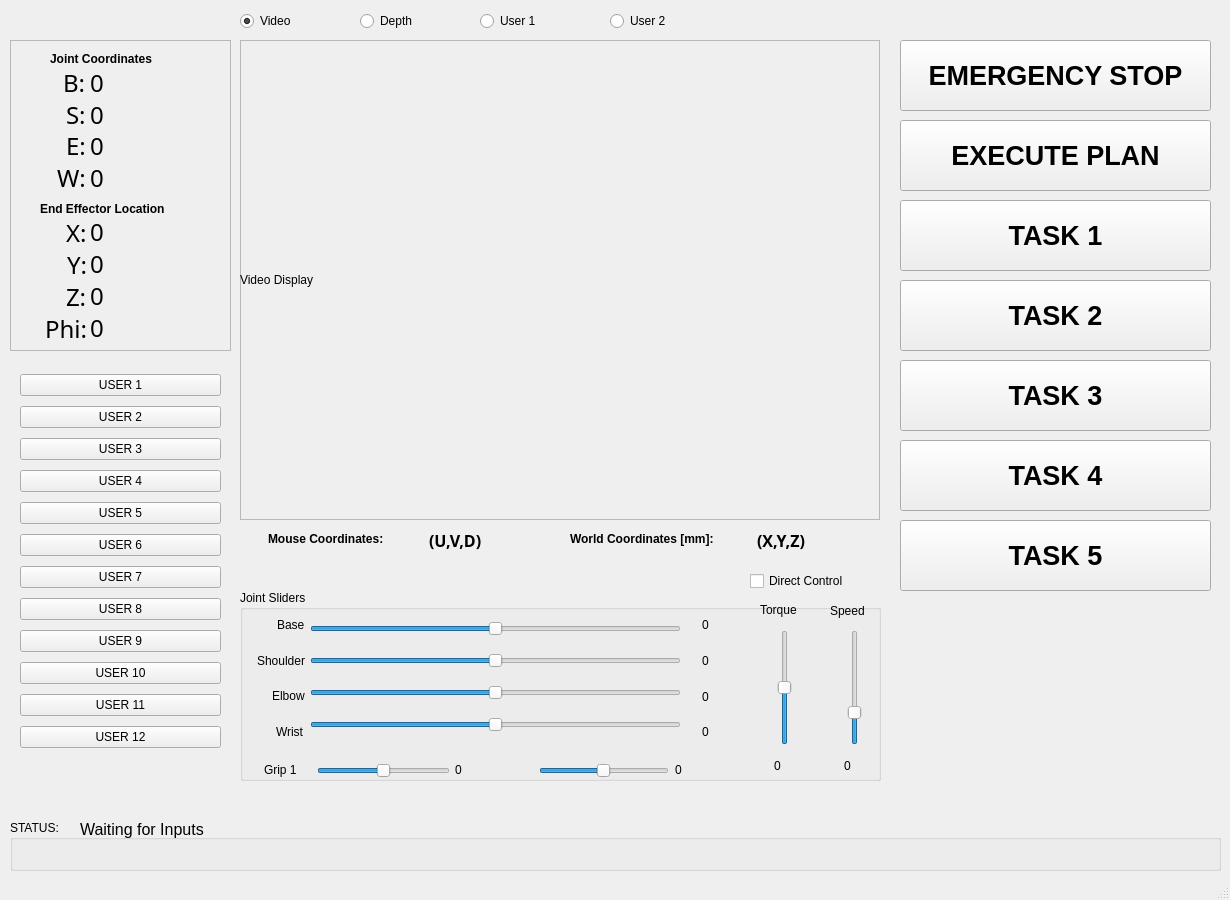
<?xml version="1.0" encoding="UTF-8"?>
<ui version="4.0">
 <class>MainWindow</class>
 <widget class="QMainWindow" name="MainWindow">
  <property name="geometry">
   <rect>
    <x>0</x>
    <y>0</y>
    <width>1230</width>
    <height>900</height>
   </rect>
  </property>
  <property name="windowTitle">
   <string>MainWindow</string>
  </property>
  <widget class="QWidget" name="centralwidget">
   <widget class="QFrame" name="kinectFrame">
    <property name="geometry">
     <rect>
      <x>240</x>
      <y>40</y>
      <width>640</width>
      <height>480</height>
     </rect>
    </property>
    <property name="frameShape">
     <enum>QFrame::StyledPanel</enum>
    </property>
    <property name="frameShadow">
     <enum>QFrame::Raised</enum>
    </property>
    <widget class="QLabel" name="videoDisplay">
     <property name="geometry">
      <rect>
       <x>0</x>
       <y>0</y>
       <width>640</width>
       <height>480</height>
      </rect>
     </property>
     <property name="text">
      <string>Video Display</string>
     </property>
    </widget>
   </widget>
   <widget class="QFrame" name="OutputFrame">
    <property name="geometry">
     <rect>
      <x>10</x>
      <y>40</y>
      <width>221</width>
      <height>311</height>
     </rect>
    </property>
    <property name="frameShape">
     <enum>QFrame::StyledPanel</enum>
    </property>
    <property name="frameShadow">
     <enum>QFrame::Raised</enum>
    </property>
    <widget class="QLabel" name="JointCoordLabel">
     <property name="geometry">
      <rect>
       <x>40</x>
       <y>10</y>
       <width>141</width>
       <height>17</height>
      </rect>
     </property>
     <property name="font">
      <font>
       <weight>75</weight>
       <bold>true</bold>
      </font>
     </property>
     <property name="text">
      <string>Joint Coordinates</string>
     </property>
    </widget>
    <widget class="QLabel" name="WorldCoordLabel">
     <property name="geometry">
      <rect>
       <x>30</x>
       <y>160</y>
       <width>161</width>
       <height>17</height>
      </rect>
     </property>
     <property name="font">
      <font>
       <weight>75</weight>
       <bold>true</bold>
      </font>
     </property>
     <property name="text">
      <string>End Effector Location</string>
     </property>
    </widget>
    <widget class="QWidget" name="layoutWidget_2">
     <property name="geometry">
      <rect>
       <x>80</x>
       <y>30</y>
       <width>131</width>
       <height>120</height>
      </rect>
     </property>
     <layout class="QVBoxLayout" name="verticalLayout_8">
      <item alignment="Qt::AlignLeft">
       <widget class="QLabel" name="rdoutBaseJC">
        <property name="font">
         <font>
          <family>Ubuntu Mono</family>
          <pointsize>18</pointsize>
         </font>
        </property>
        <property name="text">
         <string>0</string>
        </property>
       </widget>
      </item>
      <item alignment="Qt::AlignLeft">
       <widget class="QLabel" name="rdoutShoulderJC">
        <property name="font">
         <font>
          <family>Ubuntu Mono</family>
          <pointsize>18</pointsize>
         </font>
        </property>
        <property name="text">
         <string>0</string>
        </property>
       </widget>
      </item>
      <item alignment="Qt::AlignLeft">
       <widget class="QLabel" name="rdoutElbowJC">
        <property name="font">
         <font>
          <family>Ubuntu Mono</family>
          <pointsize>18</pointsize>
         </font>
        </property>
        <property name="text">
         <string>0</string>
        </property>
       </widget>
      </item>
      <item alignment="Qt::AlignLeft">
       <widget class="QLabel" name="rdoutWristJC">
        <property name="font">
         <font>
          <family>Ubuntu Mono</family>
          <pointsize>18</pointsize>
         </font>
        </property>
        <property name="text">
         <string>0</string>
        </property>
       </widget>
      </item>
     </layout>
    </widget>
    <widget class="QWidget" name="layoutWidget_3">
     <property name="geometry">
      <rect>
       <x>10</x>
       <y>30</y>
       <width>66</width>
       <height>120</height>
      </rect>
     </property>
     <layout class="QVBoxLayout" name="verticalLayout_9">
      <item alignment="Qt::AlignRight">
       <widget class="QLabel" name="BLabel">
        <property name="font">
         <font>
          <family>Ubuntu Mono</family>
          <pointsize>18</pointsize>
         </font>
        </property>
        <property name="text">
         <string>B:</string>
        </property>
       </widget>
      </item>
      <item alignment="Qt::AlignRight">
       <widget class="QLabel" name="SLabel">
        <property name="font">
         <font>
          <family>Ubuntu Mono</family>
          <pointsize>18</pointsize>
         </font>
        </property>
        <property name="text">
         <string>S:</string>
        </property>
       </widget>
      </item>
      <item alignment="Qt::AlignRight">
       <widget class="QLabel" name="ELabel">
        <property name="font">
         <font>
          <family>Ubuntu Mono</family>
          <pointsize>18</pointsize>
         </font>
        </property>
        <property name="text">
         <string>E:</string>
        </property>
       </widget>
      </item>
      <item alignment="Qt::AlignRight">
       <widget class="QLabel" name="WLabel">
        <property name="font">
         <font>
          <family>Ubuntu Mono</family>
          <pointsize>18</pointsize>
         </font>
        </property>
        <property name="text">
         <string>W:</string>
        </property>
       </widget>
      </item>
     </layout>
    </widget>
    <widget class="QWidget" name="layoutWidget_4">
     <property name="geometry">
      <rect>
       <x>80</x>
       <y>179</y>
       <width>131</width>
       <height>121</height>
      </rect>
     </property>
     <layout class="QVBoxLayout" name="verticalLayout_12">
      <item alignment="Qt::AlignLeft">
       <widget class="QLabel" name="rdoutX">
        <property name="font">
         <font>
          <family>Ubuntu Mono</family>
          <pointsize>18</pointsize>
         </font>
        </property>
        <property name="text">
         <string>0</string>
        </property>
       </widget>
      </item>
      <item alignment="Qt::AlignLeft">
       <widget class="QLabel" name="rdoutY">
        <property name="font">
         <font>
          <family>Ubuntu Mono</family>
          <pointsize>18</pointsize>
         </font>
        </property>
        <property name="text">
         <string>0</string>
        </property>
       </widget>
      </item>
      <item alignment="Qt::AlignLeft">
       <widget class="QLabel" name="rdoutZ">
        <property name="font">
         <font>
          <family>Ubuntu Mono</family>
          <pointsize>18</pointsize>
         </font>
        </property>
        <property name="text">
         <string>0</string>
        </property>
       </widget>
      </item>
      <item alignment="Qt::AlignLeft">
       <widget class="QLabel" name="rdoutT">
        <property name="font">
         <font>
          <family>Ubuntu Mono</family>
          <pointsize>18</pointsize>
         </font>
        </property>
        <property name="text">
         <string>0</string>
        </property>
       </widget>
      </item>
     </layout>
    </widget>
    <widget class="QWidget" name="layoutWidget_5">
     <property name="geometry">
      <rect>
       <x>11</x>
       <y>180</y>
       <width>66</width>
       <height>121</height>
      </rect>
     </property>
     <layout class="QVBoxLayout" name="verticalLayout_13">
      <item alignment="Qt::AlignRight">
       <widget class="QLabel" name="XLabel">
        <property name="font">
         <font>
          <family>Ubuntu Mono</family>
          <pointsize>18</pointsize>
         </font>
        </property>
        <property name="text">
         <string>X:</string>
        </property>
       </widget>
      </item>
      <item alignment="Qt::AlignRight">
       <widget class="QLabel" name="YLabel">
        <property name="font">
         <font>
          <family>Ubuntu Mono</family>
          <pointsize>18</pointsize>
         </font>
        </property>
        <property name="text">
         <string>Y:</string>
        </property>
       </widget>
      </item>
      <item alignment="Qt::AlignRight">
       <widget class="QLabel" name="ZLabel">
        <property name="font">
         <font>
          <family>Ubuntu Mono</family>
          <pointsize>18</pointsize>
         </font>
        </property>
        <property name="text">
         <string>Z:</string>
        </property>
       </widget>
      </item>
      <item alignment="Qt::AlignRight">
       <widget class="QLabel" name="TLabel">
        <property name="enabled">
         <bool>true</bool>
        </property>
        <property name="font">
         <font>
          <family>Ubuntu Mono</family>
          <pointsize>18</pointsize>
         </font>
        </property>
        <property name="text">
         <string>Phi:</string>
        </property>
       </widget>
      </item>
     </layout>
    </widget>
   </widget>
   <widget class="QPushButton" name="btn_estop">
    <property name="geometry">
     <rect>
      <x>900</x>
      <y>40</y>
      <width>311</width>
      <height>71</height>
     </rect>
    </property>
    <property name="font">
     <font>
      <pointsize>20</pointsize>
      <weight>75</weight>
      <bold>true</bold>
     </font>
    </property>
    <property name="text">
     <string>EMERGENCY STOP</string>
    </property>
   </widget>
   <widget class="QPushButton" name="btn_exec">
    <property name="geometry">
     <rect>
      <x>900</x>
      <y>120</y>
      <width>311</width>
      <height>71</height>
     </rect>
    </property>
    <property name="font">
     <font>
      <pointsize>20</pointsize>
      <weight>75</weight>
      <bold>true</bold>
     </font>
    </property>
    <property name="text">
     <string>EXECUTE PLAN</string>
    </property>
   </widget>
   <widget class="QRadioButton" name="radioVideo">
    <property name="geometry">
     <rect>
      <x>240</x>
      <y>10</y>
      <width>117</width>
      <height>22</height>
     </rect>
    </property>
    <property name="text">
     <string>Video</string>
    </property>
    <property name="checked">
     <bool>true</bool>
    </property>
    <property name="autoExclusive">
     <bool>true</bool>
    </property>
   </widget>
   <widget class="QRadioButton" name="radioUsr2">
    <property name="geometry">
     <rect>
      <x>610</x>
      <y>10</y>
      <width>117</width>
      <height>22</height>
     </rect>
    </property>
    <property name="text">
     <string>User 2</string>
    </property>
   </widget>
   <widget class="QRadioButton" name="radioDepth">
    <property name="geometry">
     <rect>
      <x>360</x>
      <y>10</y>
      <width>117</width>
      <height>22</height>
     </rect>
    </property>
    <property name="text">
     <string>Depth</string>
    </property>
   </widget>
   <widget class="QRadioButton" name="radioUsr1">
    <property name="geometry">
     <rect>
      <x>480</x>
      <y>10</y>
      <width>117</width>
      <height>22</height>
     </rect>
    </property>
    <property name="text">
     <string>User 1</string>
    </property>
   </widget>
   <widget class="QGroupBox" name="SliderFrame">
    <property name="geometry">
     <rect>
      <x>240</x>
      <y>590</y>
      <width>641</width>
      <height>191</height>
     </rect>
    </property>
    <property name="title">
     <string>Joint Sliders</string>
    </property>
    <widget class="QWidget" name="layoutWidget">
     <property name="geometry">
      <rect>
       <x>0</x>
       <y>20</y>
       <width>65</width>
       <height>136</height>
      </rect>
     </property>
     <layout class="QVBoxLayout" name="verticalLayout">
      <item alignment="Qt::AlignRight">
       <widget class="QLabel" name="BLabelS">
        <property name="text">
         <string>Base</string>
        </property>
       </widget>
      </item>
      <item alignment="Qt::AlignRight">
       <widget class="QLabel" name="SLabelS">
        <property name="text">
         <string>Shoulder</string>
        </property>
       </widget>
      </item>
      <item alignment="Qt::AlignRight">
       <widget class="QLabel" name="ELabelS">
        <property name="text">
         <string>Elbow</string>
        </property>
       </widget>
      </item>
      <item alignment="Qt::AlignRight">
       <widget class="QLabel" name="WLabelS">
        <property name="text">
         <string>Wrist</string>
        </property>
       </widget>
      </item>
     </layout>
    </widget>
    <widget class="QWidget" name="layoutWidget_6">
     <property name="geometry">
      <rect>
       <x>70</x>
       <y>20</y>
       <width>371</width>
       <height>136</height>
      </rect>
     </property>
     <layout class="QVBoxLayout" name="verticalLayout_2">
      <item>
       <widget class="QSlider" name="sldrBase">
        <property name="minimum">
         <number>-179</number>
        </property>
        <property name="maximum">
         <number>180</number>
        </property>
        <property name="orientation">
         <enum>Qt::Horizontal</enum>
        </property>
       </widget>
      </item>
      <item>
       <widget class="QSlider" name="sldrShoulder">
        <property name="minimum">
         <number>-179</number>
        </property>
        <property name="maximum">
         <number>180</number>
        </property>
        <property name="orientation">
         <enum>Qt::Horizontal</enum>
        </property>
       </widget>
      </item>
      <item>
       <widget class="QSlider" name="sldrElbow">
        <property name="minimum">
         <number>-179</number>
        </property>
        <property name="maximum">
         <number>180</number>
        </property>
        <property name="orientation">
         <enum>Qt::Horizontal</enum>
        </property>
       </widget>
      </item>
      <item>
       <widget class="QSlider" name="sldrWrist">
        <property name="minimum">
         <number>-179</number>
        </property>
        <property name="maximum">
         <number>180</number>
        </property>
        <property name="orientation">
         <enum>Qt::Horizontal</enum>
        </property>
       </widget>
      </item>
     </layout>
    </widget>
    <widget class="QWidget" name="layoutWidget_7">
     <property name="geometry">
      <rect>
       <x>462</x>
       <y>20</y>
       <width>51</width>
       <height>137</height>
      </rect>
     </property>
     <layout class="QVBoxLayout" name="verticalLayout_6">
      <item>
       <widget class="QLabel" name="rdoutBase">
        <property name="text">
         <string>0</string>
        </property>
       </widget>
      </item>
      <item>
       <widget class="QLabel" name="rdoutShoulder">
        <property name="text">
         <string>0</string>
        </property>
       </widget>
      </item>
      <item>
       <widget class="QLabel" name="rdoutElbow">
        <property name="text">
         <string>0</string>
        </property>
       </widget>
      </item>
      <item>
       <widget class="QLabel" name="rdoutWrist">
        <property name="text">
         <string>0</string>
        </property>
       </widget>
      </item>
     </layout>
    </widget>
    <widget class="QSlider" name="sldrGrip1">
     <property name="geometry">
      <rect>
       <x>77</x>
       <y>166</y>
       <width>133</width>
       <height>29</height>
      </rect>
     </property>
     <property name="minimum">
      <number>-179</number>
     </property>
     <property name="maximum">
      <number>180</number>
     </property>
     <property name="orientation">
      <enum>Qt::Horizontal</enum>
     </property>
    </widget>
    <widget class="QSlider" name="sldrGrip2">
     <property name="geometry">
      <rect>
       <x>299</x>
       <y>166</y>
       <width>130</width>
       <height>29</height>
      </rect>
     </property>
     <property name="minimum">
      <number>-179</number>
     </property>
     <property name="maximum">
      <number>180</number>
     </property>
     <property name="orientation">
      <enum>Qt::Horizontal</enum>
     </property>
    </widget>
    <widget class="QLabel" name="G1LableS">
     <property name="geometry">
      <rect>
       <x>24</x>
       <y>171</y>
       <width>41</width>
       <height>17</height>
      </rect>
     </property>
     <property name="text">
      <string>Grip 1</string>
     </property>
    </widget>
    <widget class="QLabel" name="rdoutGrip1">
     <property name="geometry">
      <rect>
       <x>215</x>
       <y>166</y>
       <width>49</width>
       <height>28</height>
      </rect>
     </property>
     <property name="text">
      <string>0</string>
     </property>
    </widget>
    <widget class="QLabel" name="rdoutGrip2">
     <property name="geometry">
      <rect>
       <x>435</x>
       <y>166</y>
       <width>49</width>
       <height>28</height>
      </rect>
     </property>
     <property name="text">
      <string>0</string>
     </property>
    </widget>
    <widget class="QSlider" name="sldrMaxTorque">
     <property name="geometry">
      <rect>
       <x>530</x>
       <y>40</y>
       <width>30</width>
       <height>115</height>
      </rect>
     </property>
     <property name="maximum">
      <number>100</number>
     </property>
     <property name="value">
      <number>50</number>
     </property>
     <property name="orientation">
      <enum>Qt::Vertical</enum>
     </property>
    </widget>
    <widget class="QLabel" name="rdoutTorq">
     <property name="geometry">
      <rect>
       <x>534</x>
       <y>162</y>
       <width>50</width>
       <height>28</height>
      </rect>
     </property>
     <property name="text">
      <string>0</string>
     </property>
    </widget>
    <widget class="QSlider" name="sldrSpeed">
     <property name="geometry">
      <rect>
       <x>600</x>
       <y>40</y>
       <width>29</width>
       <height>115</height>
      </rect>
     </property>
     <property name="maximum">
      <number>100</number>
     </property>
     <property name="value">
      <number>25</number>
     </property>
     <property name="sliderPosition">
      <number>25</number>
     </property>
     <property name="orientation">
      <enum>Qt::Vertical</enum>
     </property>
    </widget>
    <widget class="QLabel" name="TqLabel">
     <property name="geometry">
      <rect>
       <x>520</x>
       <y>10</y>
       <width>52</width>
       <height>20</height>
      </rect>
     </property>
     <property name="text">
      <string>Torque</string>
     </property>
    </widget>
    <widget class="QLabel" name="rdoutSpeed">
     <property name="geometry">
      <rect>
       <x>604</x>
       <y>162</y>
       <width>49</width>
       <height>28</height>
      </rect>
     </property>
     <property name="text">
      <string>0</string>
     </property>
    </widget>
    <widget class="QLabel" name="SpLabel">
     <property name="geometry">
      <rect>
       <x>590</x>
       <y>10</y>
       <width>41</width>
       <height>21</height>
      </rect>
     </property>
     <property name="text">
      <string>Speed</string>
     </property>
    </widget>
   </widget>
   <widget class="QCheckBox" name="chk_directcontrol">
    <property name="geometry">
     <rect>
      <x>750</x>
      <y>570</y>
      <width>131</width>
      <height>22</height>
     </rect>
    </property>
    <property name="text">
     <string>Direct Control</string>
    </property>
    <property name="checked">
     <bool>false</bool>
    </property>
   </widget>
   <widget class="QLabel" name="rdoutMousePixels">
    <property name="geometry">
     <rect>
      <x>429</x>
      <y>530</y>
      <width>131</width>
      <height>20</height>
     </rect>
    </property>
    <property name="font">
     <font>
      <family>Ubuntu Mono</family>
      <pointsize>12</pointsize>
      <weight>75</weight>
      <bold>true</bold>
     </font>
    </property>
    <property name="text">
     <string>(U,V,D)</string>
    </property>
    <property name="textFormat">
     <enum>Qt::AutoText</enum>
    </property>
   </widget>
   <widget class="QLabel" name="rdoutMouseWorld">
    <property name="geometry">
     <rect>
      <x>757</x>
      <y>530</y>
      <width>121</width>
      <height>20</height>
     </rect>
    </property>
    <property name="font">
     <font>
      <family>Ubuntu Mono</family>
      <pointsize>12</pointsize>
      <weight>75</weight>
      <bold>true</bold>
     </font>
    </property>
    <property name="text">
     <string>(X,Y,Z)</string>
    </property>
    <property name="textFormat">
     <enum>Qt::AutoText</enum>
    </property>
   </widget>
   <widget class="QLabel" name="PixelCoordLabel_2">
    <property name="geometry">
     <rect>
      <x>570</x>
      <y>530</y>
      <width>180</width>
      <height>17</height>
     </rect>
    </property>
    <property name="font">
     <font>
      <weight>75</weight>
      <bold>true</bold>
     </font>
    </property>
    <property name="text">
     <string>World Coordinates [mm]:</string>
    </property>
   </widget>
   <widget class="QLabel" name="PixelCoordLabel">
    <property name="geometry">
     <rect>
      <x>268</x>
      <y>530</y>
      <width>144</width>
      <height>17</height>
     </rect>
    </property>
    <property name="font">
     <font>
      <weight>75</weight>
      <bold>true</bold>
     </font>
    </property>
    <property name="text">
     <string>Mouse Coordinates:</string>
    </property>
   </widget>
   <widget class="QPushButton" name="btn_task1">
    <property name="geometry">
     <rect>
      <x>900</x>
      <y>200</y>
      <width>311</width>
      <height>71</height>
     </rect>
    </property>
    <property name="font">
     <font>
      <pointsize>20</pointsize>
      <weight>75</weight>
      <bold>true</bold>
     </font>
    </property>
    <property name="text">
     <string>TASK 1</string>
    </property>
   </widget>
   <widget class="QPushButton" name="btn_task2">
    <property name="geometry">
     <rect>
      <x>900</x>
      <y>280</y>
      <width>311</width>
      <height>71</height>
     </rect>
    </property>
    <property name="font">
     <font>
      <pointsize>20</pointsize>
      <weight>75</weight>
      <bold>true</bold>
     </font>
    </property>
    <property name="text">
     <string>TASK 2</string>
    </property>
   </widget>
   <widget class="QPushButton" name="btn_task3">
    <property name="geometry">
     <rect>
      <x>900</x>
      <y>360</y>
      <width>311</width>
      <height>71</height>
     </rect>
    </property>
    <property name="font">
     <font>
      <pointsize>20</pointsize>
      <weight>75</weight>
      <bold>true</bold>
     </font>
    </property>
    <property name="text">
     <string>TASK 3</string>
    </property>
   </widget>
   <widget class="QPushButton" name="btn_task4">
    <property name="geometry">
     <rect>
      <x>900</x>
      <y>440</y>
      <width>311</width>
      <height>71</height>
     </rect>
    </property>
    <property name="font">
     <font>
      <pointsize>20</pointsize>
      <weight>75</weight>
      <bold>true</bold>
     </font>
    </property>
    <property name="text">
     <string>TASK 4</string>
    </property>
   </widget>
   <widget class="QPushButton" name="btn_exec_6">
    <property name="geometry">
     <rect>
      <x>900</x>
      <y>520</y>
      <width>311</width>
      <height>71</height>
     </rect>
    </property>
    <property name="font">
     <font>
      <pointsize>20</pointsize>
      <weight>75</weight>
      <bold>true</bold>
     </font>
    </property>
    <property name="text">
     <string>TASK 5</string>
    </property>
   </widget>
   <widget class="QWidget" name="layoutWidget_8">
    <property name="geometry">
     <rect>
      <x>10</x>
      <y>360</y>
      <width>221</width>
      <height>410</height>
     </rect>
    </property>
    <layout class="QVBoxLayout" name="Group2">
     <property name="margin">
      <number>10</number>
     </property>
     <item>
      <widget class="QPushButton" name="btnUser1">
       <property name="text">
        <string>USER 1</string>
       </property>
      </widget>
     </item>
     <item>
      <widget class="QPushButton" name="btnUser2">
       <property name="text">
        <string>USER 2</string>
       </property>
      </widget>
     </item>
     <item>
      <widget class="QPushButton" name="btnUser3">
       <property name="text">
        <string>USER 3</string>
       </property>
      </widget>
     </item>
     <item>
      <widget class="QPushButton" name="btnUser4">
       <property name="text">
        <string>USER 4</string>
       </property>
      </widget>
     </item>
     <item>
      <widget class="QPushButton" name="btnUser5">
       <property name="text">
        <string>USER 5</string>
       </property>
      </widget>
     </item>
     <item>
      <widget class="QPushButton" name="btnUser6">
       <property name="text">
        <string>USER 6</string>
       </property>
      </widget>
     </item>
     <item>
      <widget class="QPushButton" name="btnUser7">
       <property name="text">
        <string>USER 7</string>
       </property>
      </widget>
     </item>
     <item>
      <widget class="QPushButton" name="btnUser8">
       <property name="text">
        <string>USER 8</string>
       </property>
      </widget>
     </item>
     <item>
      <widget class="QPushButton" name="btnUser9">
       <property name="text">
        <string>USER 9</string>
       </property>
      </widget>
     </item>
     <item>
      <widget class="QPushButton" name="btnUser10">
       <property name="text">
        <string>USER 10</string>
       </property>
       <property name="autoRepeatDelay">
        <number>300</number>
       </property>
      </widget>
     </item>
     <item>
      <widget class="QPushButton" name="btnUser11">
       <property name="text">
        <string>USER 11</string>
       </property>
       <property name="autoRepeatDelay">
        <number>300</number>
       </property>
      </widget>
     </item>
     <item>
      <widget class="QPushButton" name="btnUser12">
       <property name="text">
        <string>USER 12</string>
       </property>
       <property name="autoRepeatDelay">
        <number>300</number>
       </property>
      </widget>
     </item>
    </layout>
   </widget>
   <widget class="QGroupBox" name="groupBox">
    <property name="geometry">
     <rect>
      <x>10</x>
      <y>820</y>
      <width>1211</width>
      <height>51</height>
     </rect>
    </property>
    <property name="title">
     <string>STATUS: </string>
    </property>
    <widget class="QLabel" name="rdoutStatus">
     <property name="geometry">
      <rect>
       <x>70</x>
       <y>0</y>
       <width>905</width>
       <height>51</height>
      </rect>
     </property>
     <property name="font">
      <font>
       <pointsize>12</pointsize>
      </font>
     </property>
     <property name="text">
      <string>Waiting for Inputs</string>
     </property>
     <property name="textFormat">
      <enum>Qt::AutoText</enum>
     </property>
     <property name="alignment">
      <set>Qt::AlignLeading|Qt::AlignLeft|Qt::AlignTop</set>
     </property>
    </widget>
   </widget>
  </widget>
  <widget class="QStatusBar" name="statusbar"/>
 </widget>
 <resources/>
 <connections/>
</ui>
